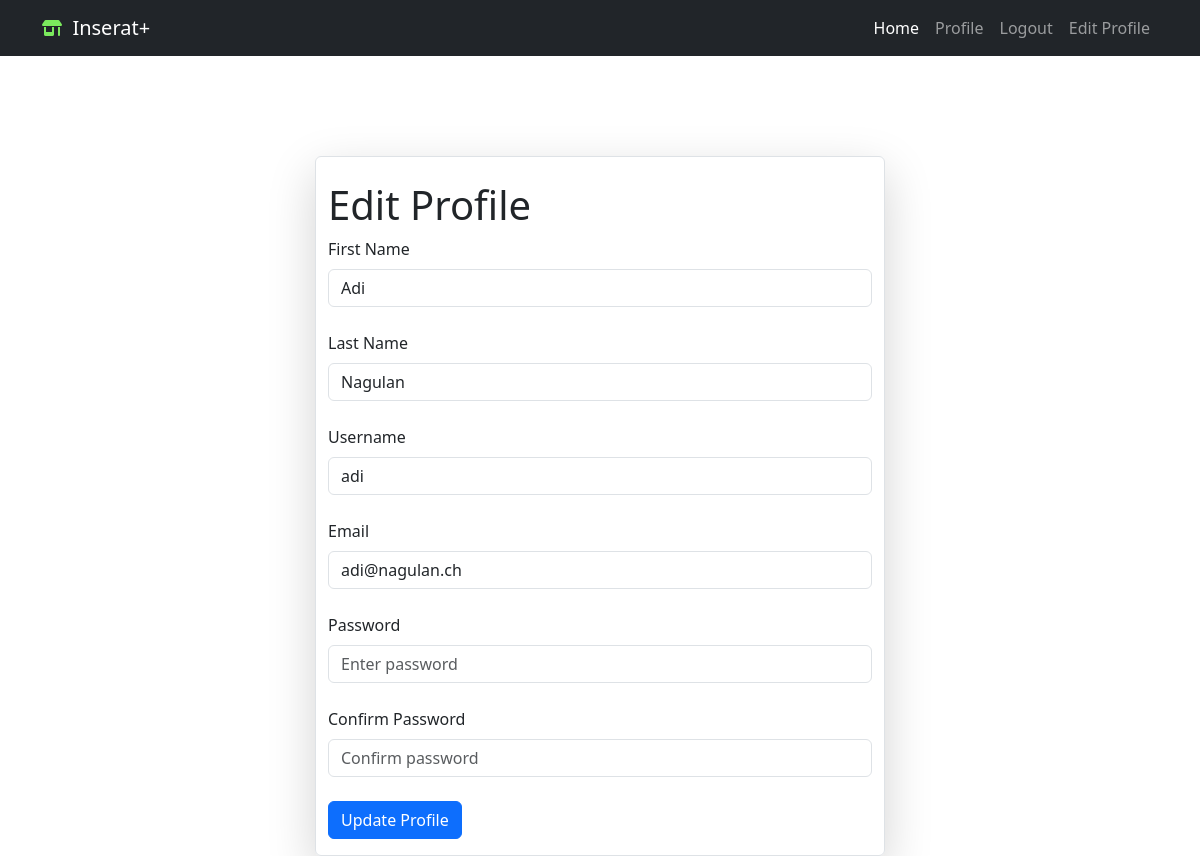
/edit_profile (signed in), run on an earlier commit of the app's database.
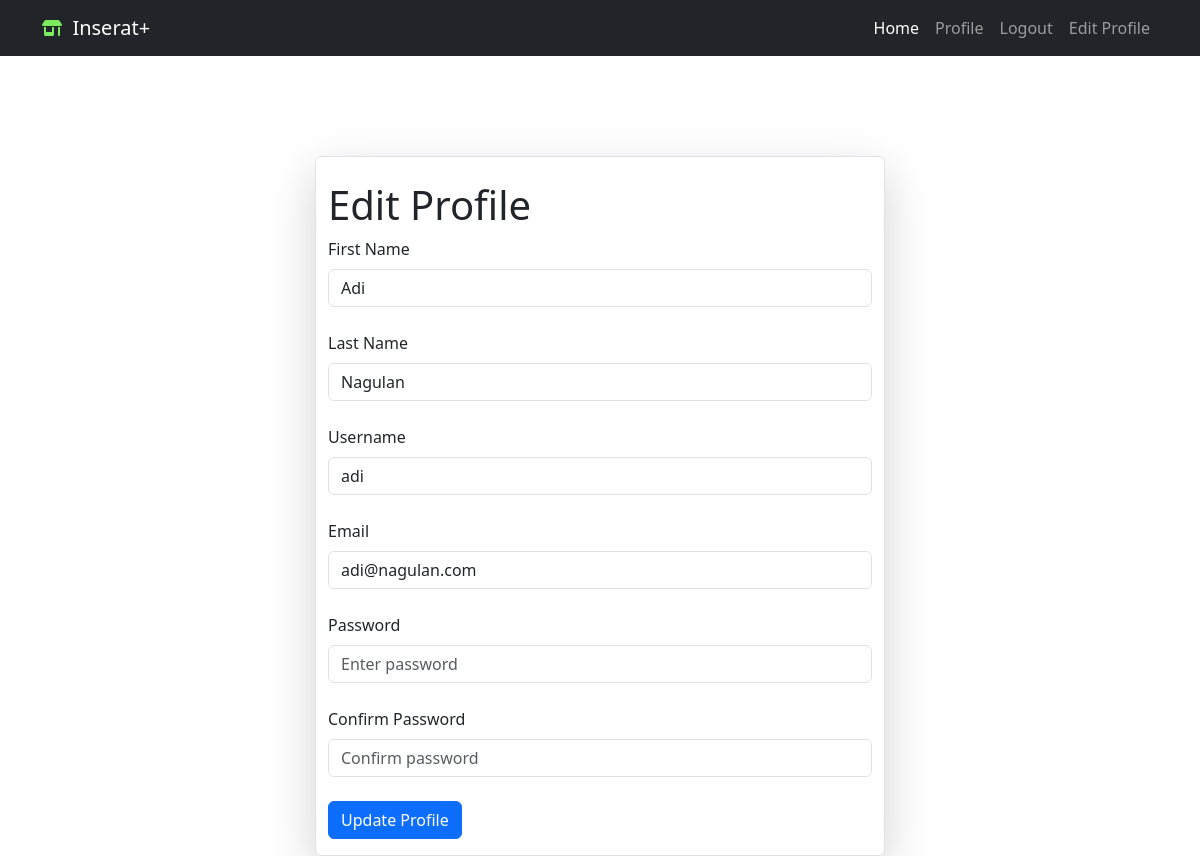
And on a later commit of the database.
### app/models/login.py (models this page shows, shortened)
class User(db.Model, UserMixin):
    id = db.Column(db.Integer, primary_key=True)
    first_name = db.Column(db.String(50), nullable=False)
    last_name = db.Column(db.String(50), nullable=False)
    username = db.Column(db.String(20), unique=True, nullable=False)
    email = db.Column(db.String(120), unique=True, nullable=False)
    password_hash = db.Column(db.String(128), nullable=False)
    user_adedd = db.Column(db.DateTime, default=datetime.utcnow)
    last_seen = db.Column(db.DateTime, default=datetime.utcnow)

### app/routes.py (the view)
@app.route('/edit_profile', methods=['GET', 'POST'])
@login_required
def edit_profile():
    form = ProfileEditForm(current_user.username)
    if form.validate_on_submit():
        current_user.first_name = form.first_name.data
        current_user.last_name = form.last_name.data
        current_user.username = form.username.data
        current_user.email = form.email.data
        current_user.set_password(form.password.data)
        db.session.commit()
        flash('Your profile has been updated!', 'success')
        return redirect(url_for('user', username=current_user.username))
    elif request.method == 'GET':
        form.first_name.data = current_user.first_name
        form.last_name.data = current_user.last_name
        form.username.data = current_user.username
        form.email.data = current_user.email
    return render_template('edit_profile.html', title='Edit Profile', form=form)

### app/forms/profileedit.py (shortened to what this page needs)
class ProfileEditForm(FlaskForm):
    first_name = StringField('First Name', validators=[DataRequired()])
    last_name = StringField('Last Name', validators=[DataRequired()])
    username = StringField('Username', validators=[DataRequired()])
    email = StringField('Email', validators=[DataRequired(), Email()])
    password = PasswordField('Password', validators=[DataRequired()])
    confirm_password = PasswordField('Confirm Password', validators=[DataRequired(), EqualTo('password')])
    submit = SubmitField('Update Profile')
    def __init__(self, original_username, *args, **kwargs):
        super(ProfileEditForm, self).__init__(*args, **kwargs)
        self.original_username = original_username

### app/models/login.py (called while the page is built)
@login.user_loader
def load_user(id):
    return User.query.get(int(id))

### app/routes.py (called while the page is built)
@app.before_request
def before_request():
    if current_user.is_authenticated:
        current_user.last_seen = datetime.utcnow()
        db.session.commit()

### app/templates/edit_profile.html (shortened to what this page needs)
{% extends "base.html" %}
{% block content %}
<div class="container custom-container">
  <div class="row justify-content-center">
    <div class="col-md-6 border rounded shadow-lg">
<h1>Edit Profile</h1>
    <form method="POST" action="{{ url_for('edit_profile') }}">
      <div class="form-group">
        {{ form.first_name.label(class="form-label") }}
        {{ form.first_name(class_="form-control", placeholder="Enter first name") }}
      </div>
      <br>
      <div class="form-group">
        {{ form.last_name.label(class="form-label") }}
        {{ form.last_name(class_="form-control", placeholder="Enter last name") }}
      </div>
      <br>
      <div class="form-group">
        {{ form.username.label(class="form-label") }}
        {{ form.username(class_="form-control", placeholder="Enter username", **{'oninput': "this.value = this.value.toLowerCase();"}) }}
      </div>
      <br>
      <div class="form-group">
        {{ form.email.label(class="form-label") }}
        {{ form.email(class_="form-control", placeholder="Enter email") }}
      </div>
      <br>
      <div class="form-group">
        {{ form.password.label(class="form-label") }}
        {{ form.password(class_="form-control", placeholder="Enter password") }}
      </div>
      <br>
      <div class="form-group">
        {{ form.confirm_password.label(class="form-label") }}
        {{ form.confirm_password(class_="form-control", placeholder="Confirm password") }}
      </div>
      <br>
      <button type="submit" class="btn btn-primary">Update Profile</button>
    </form>
    </div>
  </div>
</div>
{% endblock %}

What changed in the data, as far as the page shows it:
changed User "Adi": email "adi@nagulan.ch" → "adi@nagulan.com"
